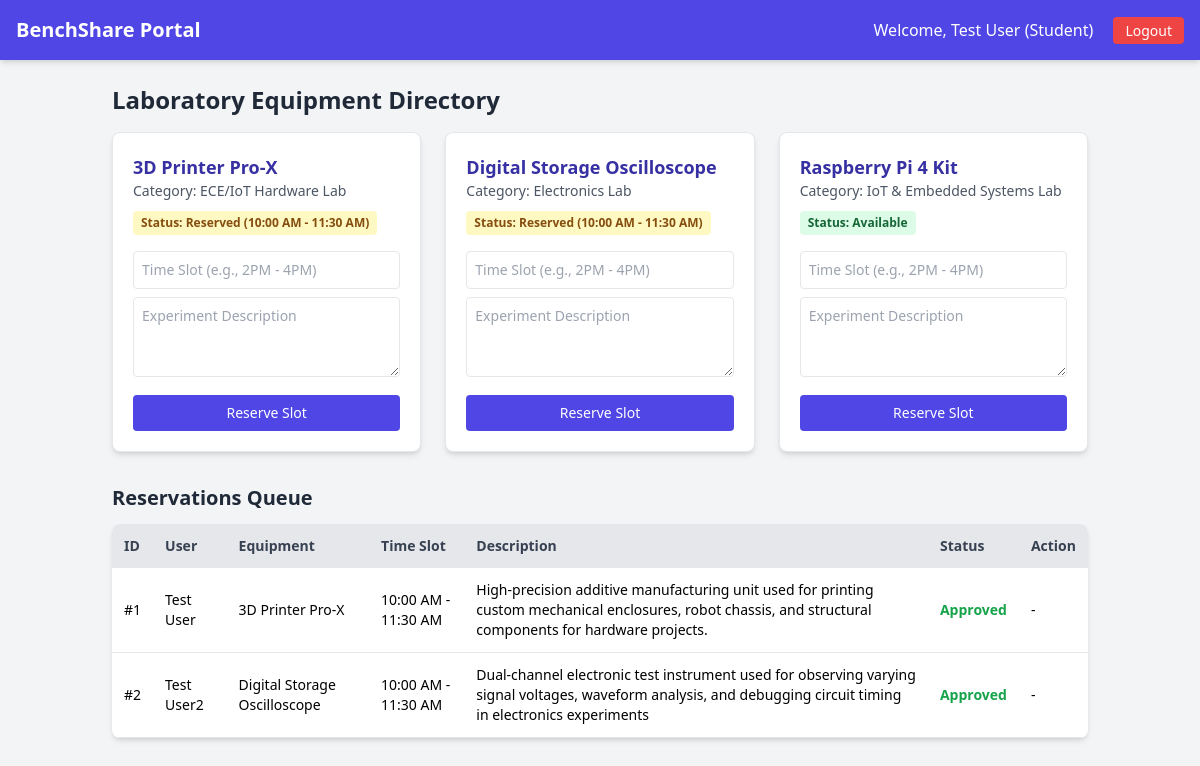
Screenshot of / (signed in) with the database file from the repository.
### s.py (models this page shows)
class User(db.Model):
    id = db.Column(db.Integer, primary_key=True)
    name = db.Column(db.String(100), nullable=False)
    reg_no = db.Column(db.String(50), unique=True, nullable=False)
    email = db.Column(db.String(100), unique=True, nullable=False)
    password = db.Column(db.String(100), nullable=False)
    role = db.Column(db.String(50), nullable=False)

class Equipment(db.Model):
    id = db.Column(db.Integer, primary_key=True)
    name = db.Column(db.String(100), nullable=False)
    category = db.Column(db.String(100), nullable=False)
    status = db.Column(db.String(50), default='Available')

class Reservation(db.Model):
    id = db.Column(db.Integer, primary_key=True)
    user_id = db.Column(db.Integer, db.ForeignKey('user.id'), nullable=False)
    equipment_id = db.Column(db.Integer, db.ForeignKey('equipment.id'), nullable=False)
    time_slot = db.Column(db.String(100), nullable=False)
    description = db.Column(db.Text, nullable=False)
    status = db.Column(db.String(50), default='Pending')
    user = db.relationship('User', backref=db.backref('reservations', lazy=True))
    equipment = db.relationship('Equipment', backref=db.backref('reservations', lazy=True))

### s.py (the view)
@app.route('/')
def index():
    equipments = Equipment.query.all()
    reservations = Reservation.query.all()
    active_slots = {}
    for eq in equipments:
        res = Reservation.query.filter_by(equipment_id=eq.id, status='Approved').first()
        if not res:
            res = Reservation.query.filter_by(equipment_id=eq.id, status='Pending').first()
        active_slots[eq.id] = res.time_slot if res else None
    return render_template('s.html', equipments=equipments, reservations=reservations, active_slots=active_slots)

### templates/s.html (shortened to what this page needs)
<!DOCTYPE html>
<html lang="en">
<head>
    <script src="https://cdn.tailwindcss.com"></script>
</head>
<body class="bg-gray-100 min-h-screen">
    <nav class="bg-indigo-600 text-white p-4 shadow-md flex justify-between items-center">
        <h1 class="text-xl font-bold">BenchShare Portal</h1>
        <div>
            {% if session.get('user_name') %}
                <span>Welcome, {{ session['user_name'] }} ({{ session['user_role'] }})</span>
                <a href="/logout" class="ml-4 bg-red-500 hover:bg-red-600 px-3 py-1 rounded text-sm">Logout</a>
            {% else %}
                <span class="text-sm">Please login or register</span>
            {% endif %}
        </div>
    </nav>
    <div class="container mx-auto p-6">
        {% if not session.get('user_id') %}
            <div class="grid grid-cols-1 md:grid-cols-2 gap-6">
                <div class="bg-white p-6 rounded-lg shadow-md">
                    <h2 class="text-xl font-semibold text-indigo-700 mb-4">Login</h2>
                    <form method="POST" action="/login">
                        <input type="email" name="email" placeholder="University Email ID" required class="w-full mb-3 p-2 border rounded">
                        <input type="password" name="password" placeholder="Password" required class="w-full mb-4 p-2 border rounded">
                        <button type="submit" class="w-full bg-indigo-600 hover:bg-indigo-700 text-white p-2 rounded">Login</button>
                    </form>
                </div>
                <div class="bg-white p-6 rounded-lg shadow-md">
                    <h2 class="text-xl font-semibold text-indigo-700 mb-4">Register</h2>
                    <form method="POST" action="/register">
                        <input type="text" name="name" placeholder="Full Name" required class="w-full mb-3 p-2 border rounded">
                        <input type="text" name="reg_no" placeholder="Registration Number" required class="w-full mb-3 p-2 border rounded">
                        <input type="email" name="email" placeholder="University Email ID" required class="w-full mb-3 p-2 border rounded">
                        <input type="password" name="password" placeholder="Password" required class="w-full mb-3 p-2 border rounded">
                        <select name="role" class="w-full mb-4 p-2 border rounded">
                            <option value="Student">Student</option>
                            <option value="Lab Assistant">Lab Assistant</option>
                            <option value="Administrator">Administrator</option>
                        </select>
                        <button type="submit" class="w-full bg-green-600 hover:bg-green-700 text-white p-2 rounded">Register</button>
                    </form>
                </div>
            </div>
        {% else %}
            <h2 class="text-2xl font-bold mb-4 text-gray-800">Laboratory Equipment Directory</h2>
            <div class="grid grid-cols-1 md:grid-cols-3 gap-6 mb-8">
                {% for eq in equipments %}
                <div class="bg-white p-5 rounded-lg shadow-md border">
                    <h3 class="text-lg font-bold text-indigo-800">{{ eq.name }}</h3>
                    <p class="text-sm text-gray-600 mb-2">Category: {{ eq.category }}</p>
                    <span class="inline-block px-2 py-1 text-xs font-semibold rounded {% if eq.status == 'Available' %}bg-green-100 text-green-800{% else %}bg-yellow-100 text-yellow-800{% endif %} mb-4">
                        Status: {{ eq.status }} {% if active_slots.get(eq.id) %}({{ active_slots[eq.id] }}){% endif %}
                    </span>
                    {% if session['user_role'] == 'Student' %}
                    <form method="POST" action="/reserve/{{ eq.id }}">
                        <input type="text" name="time_slot" placeholder="Time Slot (e.g., 2PM - 4PM)" required class="w-full mb-2 p-2 border rounded text-sm">
                        <textarea name="description" placeholder="Experiment Description" required class="w-full mb-3 p-2 border rounded text-sm h-20"></textarea>
                        <button type="submit" class="w-full bg-indigo-600 hover:bg-indigo-700 text-white p-2 rounded text-sm">Reserve Slot</button>
                    </form>
                    {% endif %}
                </div>
                {% endfor %}
            </div>
            <h2 class="text-xl font-bold mb-3 text-gray-800">Reservations Queue</h2>
            <div class="bg-white shadow-md rounded-lg overflow-hidden">
                <table class="w-full border-collapse">
                    <thead>
                        <tr class="bg-gray-200 text-left text-sm text-gray-700">
                            <th class="p-3">ID</th>
                            <th class="p-3">User</th>
                            <th class="p-3">Equipment</th>
                            <th class="p-3">Time Slot</th>
                            <th class="p-3">Description</th>
                            <th class="p-3">Status</th>
                            <th class="p-3">Action</th>
                        </tr>
                    </thead>
                    <tbody>
                        {% for res in reservations %}
                        <tr class="border-b text-sm">
                            <td class="p-3">#{{ res.id }}</td>
                            <td class="p-3">{{ res.user.name }}</td>
                            <td class="p-3">{{ res.equipment.name }}</td>
                            <td class="p-3">{{ res.time_slot }}</td>
                            <td class="p-3">{{ res.description }}</td>
                            <td class="p-3 font-semibold {% if res.status == 'Approved' %}text-green-600{% elif res.status == 'Rejected' %}text-red-600{% else %}text-yellow-600{% endif %}">
                                {{ res.status }}
                            </td>
                            <td class="p-3">
                                {% if session['user_role'] in ['Lab Assistant', 'Administrator'] and res.status == 'Pending' %}
                                    <a href="/approve/{{ res.id }}" class="bg-green-600 hover:bg-green-700 text-white px-2 py-1 rounded text-xs mr-1">Approve</a>
                                    <a href="/reject/{{ res.id }}" class="bg-red-600 hover:bg-red-700 text-white px-2 py-1 rounded text-xs">Reject</a>
                                {% else %}
                                    -
                                {% endif %}
                            </td>
                        </tr>
                        {% endfor %}
                    </tbody>
                </table>
            </div>
        {% endif %}
    </div>
</body>
</html>

### rows the page displays
User: user_name "Test User"
Equipment: name "3D Printer Pro-X", category "ECE/IoT Hardware Lab", status "Reserved"
Reservation: time_slot "10:00 AM - 11:30 AM", id "1", user.name "Test User", equipment.name "3D Printer Pro-X", description "High-precision additive manufacturing unit used for printing custom mechanical enclosures, robot chassis, and structural components for hardware projects.", status "Approved"
Equipment: name "Digital Storage Oscilloscope", category "Electronics Lab", status "Reserved"
Reservation: time_slot "10:00 AM - 11:30 AM", id "2", user.name "Test User2", equipment.name "Digital Storage Oscilloscope", description "Dual-channel electronic test instrument used for observing varying signal voltages, waveform analysis, and debugging circuit timing in electronics experiments", status "Approved"
Equipment: name "Raspberry Pi 4 Kit", category "IoT & Embedded Systems Lab", status "Available"

### other values shown
{{ session['user_role'] }} "Student"
